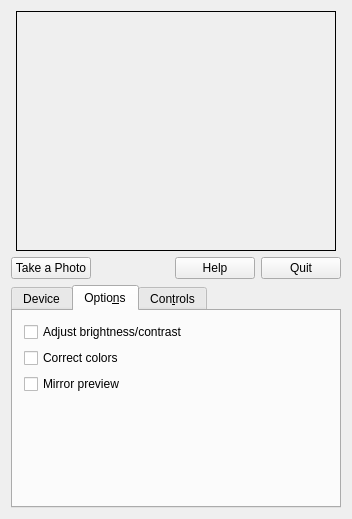
<ui version="4.0" >
 <class>MainWidget</class>
 <widget class="QWidget" name="MainWidget" >
  <property name="geometry" >
   <rect>
    <x>0</x>
    <y>0</y>
    <width>352</width>
    <height>519</height>
   </rect>
  </property>
  <property name="sizePolicy" >
   <sizepolicy vsizetype="MinimumExpanding" hsizetype="MinimumExpanding" >
    <horstretch>0</horstretch>
    <verstretch>0</verstretch>
   </sizepolicy>
  </property>
  <property name="windowTitle" >
   <string>videocapturetestapp</string>
  </property>
  <layout class="QVBoxLayout" >
   <item>
    <layout class="QHBoxLayout" >
     <item>
      <spacer>
       <property name="orientation" >
        <enum>Qt::Horizontal</enum>
       </property>
       <property name="sizeHint" >
        <size>
         <width>0</width>
         <height>20</height>
        </size>
       </property>
      </spacer>
     </item>
     <item>
      <widget class="QLabel" name="video_image_label" >
       <property name="sizePolicy" >
        <sizepolicy vsizetype="Fixed" hsizetype="Fixed" >
         <horstretch>0</horstretch>
         <verstretch>0</verstretch>
        </sizepolicy>
       </property>
       <property name="minimumSize" >
        <size>
         <width>320</width>
         <height>240</height>
        </size>
       </property>
       <property name="frameShape" >
        <enum>QFrame::Box</enum>
       </property>
       <property name="scaledContents" >
        <bool>true</bool>
       </property>
       <property name="alignment" >
        <set>Qt::AlignCenter</set>
       </property>
      </widget>
     </item>
     <item>
      <spacer>
       <property name="orientation" >
        <enum>Qt::Horizontal</enum>
       </property>
       <property name="sizeHint" >
        <size>
         <width>0</width>
         <height>20</height>
        </size>
       </property>
      </spacer>
     </item>
    </layout>
   </item>
   <item>
    <layout class="QHBoxLayout" >
     <item>
      <widget class="KPushButton" name="take_photo_button" >
       <property name="text" >
        <string>Take a Photo</string>
       </property>
      </widget>
     </item>
     <item>
      <spacer>
       <property name="orientation" >
        <enum>Qt::Horizontal</enum>
       </property>
       <property name="sizeHint" >
        <size>
         <width>40</width>
         <height>20</height>
        </size>
       </property>
      </spacer>
     </item>
     <item>
      <widget class="KPushButton" name="help_button" >
       <property name="text" >
        <string>Help</string>
       </property>
      </widget>
     </item>
     <item>
      <widget class="KPushButton" name="quit_button" >
       <property name="text" >
        <string>Quit</string>
       </property>
      </widget>
     </item>
    </layout>
   </item>
   <item>
    <widget class="QTabWidget" name="video_tab_widget" >
     <property name="sizePolicy" >
      <sizepolicy vsizetype="Minimum" hsizetype="Minimum" >
       <horstretch>0</horstretch>
       <verstretch>0</verstretch>
      </sizepolicy>
     </property>
     <property name="currentIndex" >
      <number>1</number>
     </property>
     <widget class="QWidget" name="device_tab" >
      <attribute name="title" >
       <string>Device</string>
      </attribute>
      <layout class="QVBoxLayout" >
       <item>
        <layout class="QHBoxLayout" >
         <item>
          <layout class="QVBoxLayout" >
           <item>
            <widget class="QLabel" name="device_label" >
             <property name="text" >
              <string>Device:</string>
             </property>
            </widget>
           </item>
           <item>
            <widget class="QLabel" name="input_label" >
             <property name="text" >
              <string>Input:</string>
             </property>
            </widget>
           </item>
           <item>
            <widget class="QLabel" name="standard_label" >
             <property name="text" >
              <string>Standard:</string>
             </property>
            </widget>
           </item>
          </layout>
         </item>
         <item>
          <layout class="QVBoxLayout" >
           <property name="leftMargin" >
            <number>0</number>
           </property>
           <property name="topMargin" >
            <number>0</number>
           </property>
           <property name="bottomMargin" >
            <number>0</number>
           </property>
           <item>
            <widget class="KComboBox" name="device_combo_box" >
             <property name="sizePolicy" >
              <sizepolicy vsizetype="Fixed" hsizetype="MinimumExpanding" >
               <horstretch>0</horstretch>
               <verstretch>0</verstretch>
              </sizepolicy>
             </property>
             <property name="toolTip" >
              <string>Select the device to take video input from</string>
             </property>
            </widget>
           </item>
           <item>
            <widget class="KComboBox" name="input_combo_box" >
             <property name="sizePolicy" >
              <sizepolicy vsizetype="Fixed" hsizetype="MinimumExpanding" >
               <horstretch>0</horstretch>
               <verstretch>0</verstretch>
              </sizepolicy>
             </property>
             <property name="toolTip" >
              <string>Select from multiple inputs provided by some devices</string>
             </property>
            </widget>
           </item>
           <item>
            <widget class="KComboBox" name="standard_combo_box" >
             <property name="sizePolicy" >
              <sizepolicy vsizetype="Fixed" hsizetype="MinimumExpanding" >
               <horstretch>0</horstretch>
               <verstretch>0</verstretch>
              </sizepolicy>
             </property>
             <property name="toolTip" >
              <string>Select the video standard to use</string>
             </property>
            </widget>
           </item>
          </layout>
         </item>
        </layout>
       </item>
       <item>
        <spacer>
         <property name="orientation" >
          <enum>Qt::Vertical</enum>
         </property>
         <property name="sizeType" >
          <enum>QSizePolicy::MinimumExpanding</enum>
         </property>
         <property name="sizeHint" >
          <size>
           <width>20</width>
           <height>0</height>
          </size>
         </property>
        </spacer>
       </item>
      </layout>
     </widget>
     <widget class="QWidget" name="options_tab" >
      <attribute name="title" >
       <string>Optio&amp;ns</string>
      </attribute>
      <layout class="QVBoxLayout" >
       <item>
        <widget class="QCheckBox" name="adjust_brightness_combo_box" >
         <property name="sizePolicy" >
          <sizepolicy vsizetype="Minimum" hsizetype="MinimumExpanding" >
           <horstretch>0</horstretch>
           <verstretch>0</verstretch>
          </sizepolicy>
         </property>
         <property name="toolTip" >
          <string>Enable automatic brightness/contrast adjustment</string>
         </property>
         <property name="text" >
          <string>Adjust brightness/contrast</string>
         </property>
        </widget>
       </item>
       <item>
        <widget class="QCheckBox" name="correct_colors_combo_box" >
         <property name="sizePolicy" >
          <sizepolicy vsizetype="Minimum" hsizetype="MinimumExpanding" >
           <horstretch>0</horstretch>
           <verstretch>0</verstretch>
          </sizepolicy>
         </property>
         <property name="toolTip" >
          <string>Enable automatic color correction</string>
         </property>
         <property name="text" >
          <string>Correct colors</string>
         </property>
         <property name="shortcut" >
          <string/>
         </property>
        </widget>
       </item>
       <item>
        <widget class="QCheckBox" name="mirror_preview_check_box" >
         <property name="sizePolicy" >
          <sizepolicy vsizetype="Minimum" hsizetype="MinimumExpanding" >
           <horstretch>0</horstretch>
           <verstretch>0</verstretch>
          </sizepolicy>
         </property>
         <property name="toolTip" >
          <string>Show the video input mirrored</string>
         </property>
         <property name="text" >
          <string>Mirror preview</string>
         </property>
         <property name="shortcut" >
          <string/>
         </property>
        </widget>
       </item>
       <item>
        <spacer>
         <property name="orientation" >
          <enum>Qt::Vertical</enum>
         </property>
         <property name="sizeType" >
          <enum>QSizePolicy::MinimumExpanding</enum>
         </property>
         <property name="sizeHint" >
          <size>
           <width>20</width>
           <height>0</height>
          </size>
         </property>
        </spacer>
       </item>
      </layout>
     </widget>
     <widget class="QWidget" name="controls_tab" >
      <attribute name="title" >
       <string>Con&amp;trols</string>
      </attribute>
      <layout class="QVBoxLayout" >
       <item>
        <layout class="QGridLayout" >
         <item row="0" column="0" >
          <widget class="QLabel" name="brightness_label" >
           <property name="sizePolicy" >
            <sizepolicy vsizetype="Preferred" hsizetype="Minimum" >
             <horstretch>0</horstretch>
             <verstretch>0</verstretch>
            </sizepolicy>
           </property>
           <property name="text" >
            <string>Brightness:</string>
           </property>
          </widget>
         </item>
         <item row="0" column="1" >
          <widget class="QSlider" name="brightness_slider" >
           <property name="sizePolicy" >
            <sizepolicy vsizetype="Fixed" hsizetype="MinimumExpanding" >
             <horstretch>0</horstretch>
             <verstretch>0</verstretch>
            </sizepolicy>
           </property>
           <property name="maximum" >
            <number>65535</number>
           </property>
           <property name="singleStep" >
            <number>256</number>
           </property>
           <property name="pageStep" >
            <number>4096</number>
           </property>
           <property name="orientation" >
            <enum>Qt::Horizontal</enum>
           </property>
          </widget>
         </item>
         <item row="1" column="0" >
          <widget class="QLabel" name="contrast_label" >
           <property name="sizePolicy" >
            <sizepolicy vsizetype="Preferred" hsizetype="Minimum" >
             <horstretch>0</horstretch>
             <verstretch>0</verstretch>
            </sizepolicy>
           </property>
           <property name="text" >
            <string>Contrast:</string>
           </property>
          </widget>
         </item>
         <item row="1" column="1" >
          <widget class="QSlider" name="contrast_slider" >
           <property name="sizePolicy" >
            <sizepolicy vsizetype="Fixed" hsizetype="MinimumExpanding" >
             <horstretch>0</horstretch>
             <verstretch>0</verstretch>
            </sizepolicy>
           </property>
           <property name="maximum" >
            <number>65535</number>
           </property>
           <property name="singleStep" >
            <number>256</number>
           </property>
           <property name="pageStep" >
            <number>4096</number>
           </property>
           <property name="orientation" >
            <enum>Qt::Horizontal</enum>
           </property>
          </widget>
         </item>
         <item row="2" column="0" >
          <widget class="QLabel" name="saturation_label" >
           <property name="sizePolicy" >
            <sizepolicy vsizetype="Preferred" hsizetype="Minimum" >
             <horstretch>0</horstretch>
             <verstretch>0</verstretch>
            </sizepolicy>
           </property>
           <property name="text" >
            <string>Saturation:</string>
           </property>
          </widget>
         </item>
         <item row="2" column="1" >
          <widget class="QSlider" name="saturation_slider" >
           <property name="sizePolicy" >
            <sizepolicy vsizetype="Fixed" hsizetype="MinimumExpanding" >
             <horstretch>0</horstretch>
             <verstretch>0</verstretch>
            </sizepolicy>
           </property>
           <property name="maximum" >
            <number>65535</number>
           </property>
           <property name="singleStep" >
            <number>256</number>
           </property>
           <property name="pageStep" >
            <number>4096</number>
           </property>
           <property name="orientation" >
            <enum>Qt::Horizontal</enum>
           </property>
          </widget>
         </item>
         <item row="3" column="0" >
          <widget class="QLabel" name="whiteness_label" >
           <property name="sizePolicy" >
            <sizepolicy vsizetype="Preferred" hsizetype="Minimum" >
             <horstretch>0</horstretch>
             <verstretch>0</verstretch>
            </sizepolicy>
           </property>
           <property name="text" >
            <string>Whiteness:</string>
           </property>
          </widget>
         </item>
         <item row="3" column="1" >
          <widget class="QSlider" name="whiteness_slider" >
           <property name="sizePolicy" >
            <sizepolicy vsizetype="Fixed" hsizetype="MinimumExpanding" >
             <horstretch>0</horstretch>
             <verstretch>0</verstretch>
            </sizepolicy>
           </property>
           <property name="maximum" >
            <number>65535</number>
           </property>
           <property name="singleStep" >
            <number>256</number>
           </property>
           <property name="pageStep" >
            <number>4096</number>
           </property>
           <property name="orientation" >
            <enum>Qt::Horizontal</enum>
           </property>
          </widget>
         </item>
         <item row="4" column="0" >
          <widget class="QLabel" name="hue_label" >
           <property name="sizePolicy" >
            <sizepolicy vsizetype="Preferred" hsizetype="Minimum" >
             <horstretch>0</horstretch>
             <verstretch>0</verstretch>
            </sizepolicy>
           </property>
           <property name="text" >
            <string>Hue:</string>
           </property>
          </widget>
         </item>
         <item row="4" column="1" >
          <widget class="QSlider" name="hue_slider" >
           <property name="sizePolicy" >
            <sizepolicy vsizetype="Fixed" hsizetype="MinimumExpanding" >
             <horstretch>0</horstretch>
             <verstretch>0</verstretch>
            </sizepolicy>
           </property>
           <property name="maximum" >
            <number>65535</number>
           </property>
           <property name="singleStep" >
            <number>256</number>
           </property>
           <property name="pageStep" >
            <number>4096</number>
           </property>
           <property name="orientation" >
            <enum>Qt::Horizontal</enum>
           </property>
          </widget>
         </item>
        </layout>
       </item>
       <item>
        <spacer>
         <property name="orientation" >
          <enum>Qt::Vertical</enum>
         </property>
         <property name="sizeType" >
          <enum>QSizePolicy::MinimumExpanding</enum>
         </property>
         <property name="sizeHint" >
          <size>
           <width>20</width>
           <height>0</height>
          </size>
         </property>
        </spacer>
       </item>
      </layout>
     </widget>
    </widget>
   </item>
  </layout>
 </widget>
 <layoutdefault spacing="6" margin="11" />
 <customwidgets>
  <customwidget>
   <class>KComboBox</class>
   <extends>QComboBox</extends>
   <header>kcombobox.h</header>
  </customwidget>
  <customwidget>
   <class>KPushButton</class>
   <extends>QPushButton</extends>
   <header>kpushbutton.h</header>
  </customwidget>
 </customwidgets>
 <resources/>
 <connections/>
</ui>
